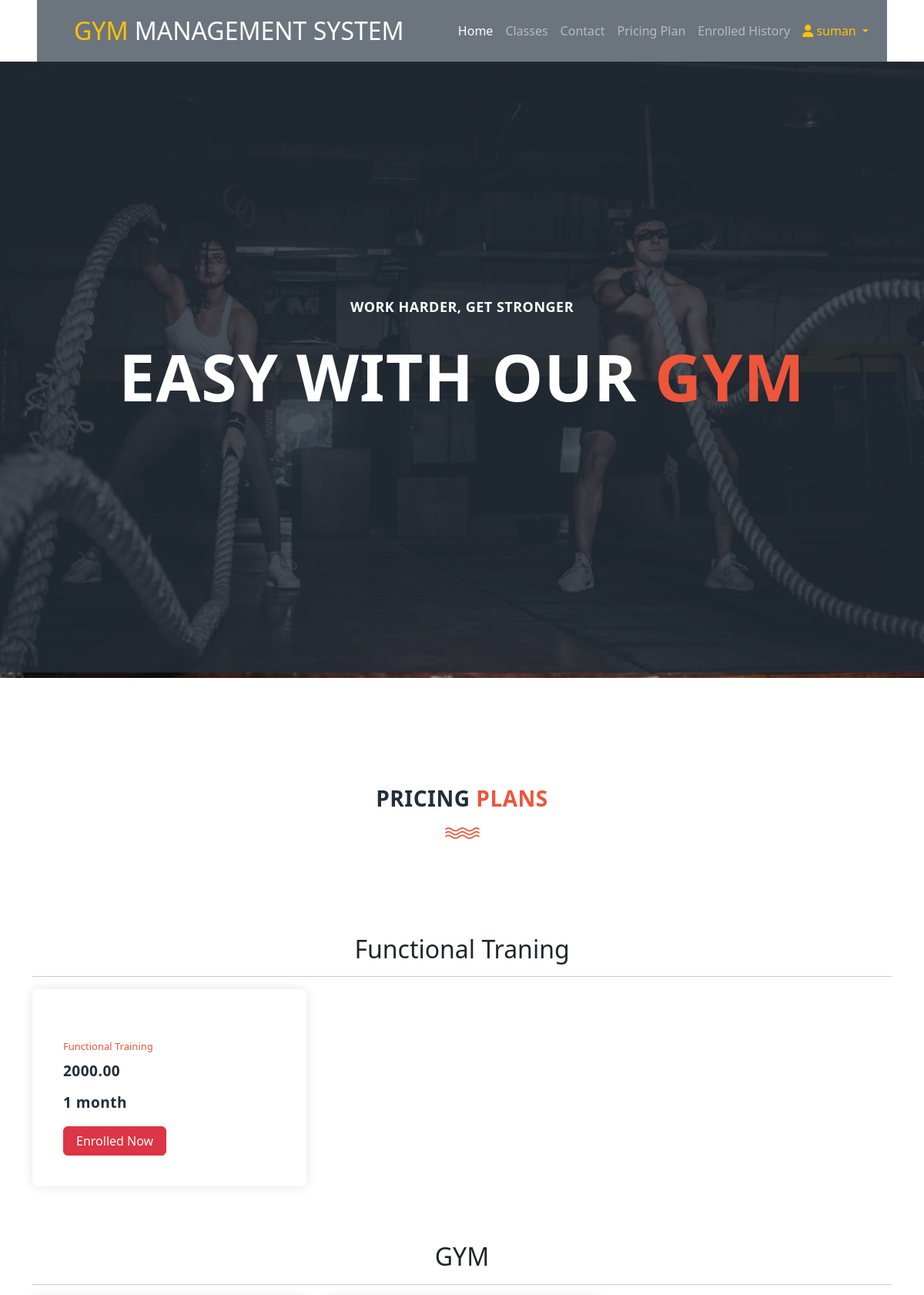
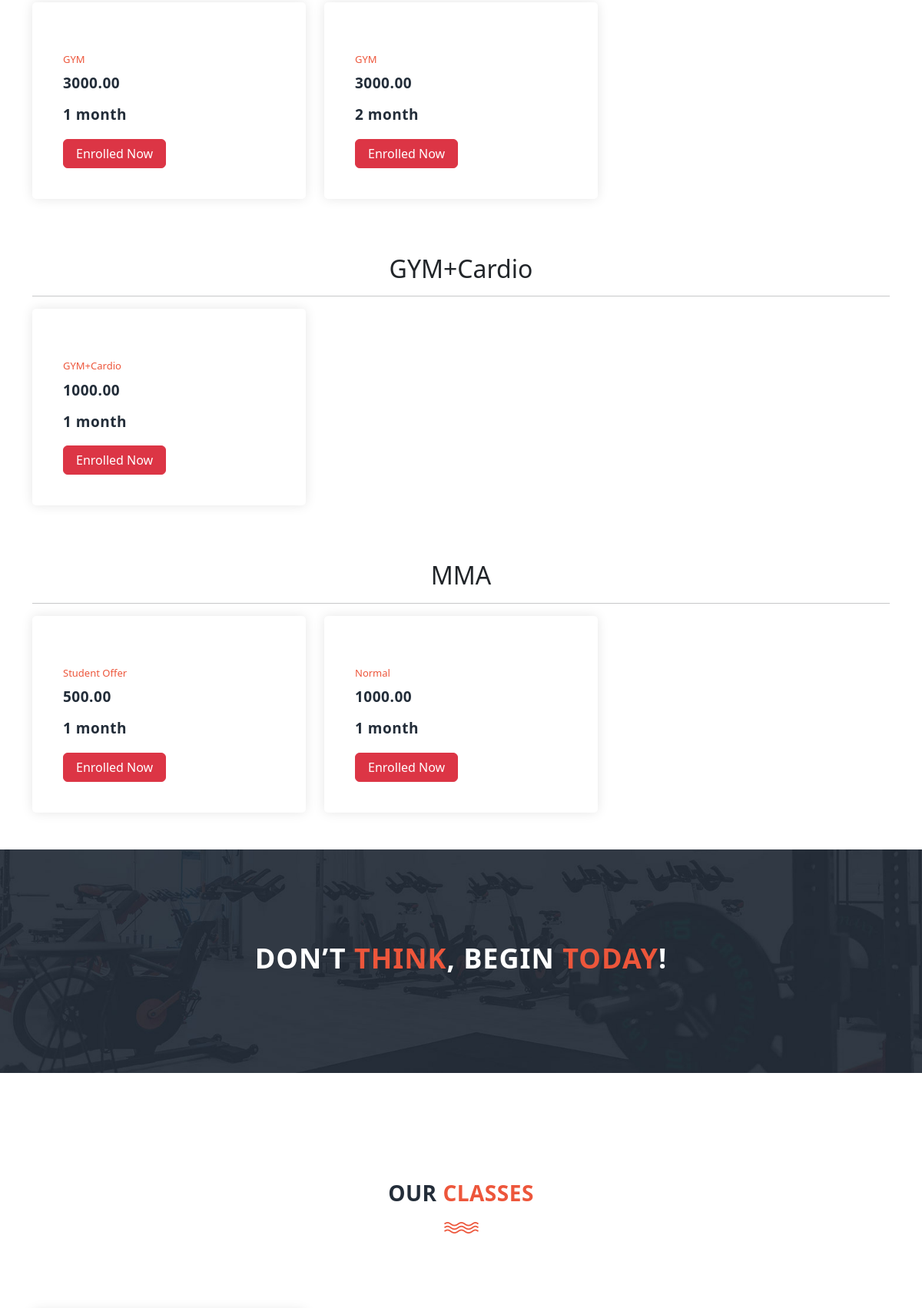
Screenshot of / (signed in, upper part) with the database file from the repository (2 pictures, top to bottom).
### app/models.py (models this page shows, shortened)
class Category(models.Model):
    categoryname = models.CharField(max_length=200, null=True)
    status = models.CharField(max_length=300, null=True)
    creationdate = models.DateTimeField(auto_now_add=True)
    def __str__(self):
        return self.categoryname

class Package(models.Model):
    category = models.ForeignKey(Category, on_delete=models.CASCADE, null=True)
    packagename = models.ForeignKey(Packagetype, on_delete=models.CASCADE, null=True)
    titlename = models.CharField(max_length=200, null=True)
    packageduration = models.CharField(max_length=50, null=True)
    price = models.DecimalField(max_digits=10, decimal_places=2, null=True)
    description = models.TextField(null=True)
    creationdate = models.DateTimeField(auto_now_add=True)

### app/views.py (the view, shortened to what this page needs)
# urls.py: path('', index, name='index'),
def index(request):
    packages = Package.objects.filter().order_by('id')
    grouped_packages = defaultdict(list)
    for package in packages:
        grouped_packages[package.category].append(package)
    print(grouped_packages.items)
    return render(request, 'index.html', {'grouped_packages': dict(grouped_packages)})

### templates/index.html (shortened to what this page needs)
{% extends 'header.html' %}
{% load static %}
{% block main_content %}
<div class="main-banner" id="top">
    <img src="{% static 'assets/images/gymimg.jpg' %}" id="bg-video">
    <div class="video-overlay header-text">
        <div class="caption">
            <h6>work harder, get stronger</h6>
            <h2>easy with our <em>gym</em></h2>
        </div>
    </div>
</div>
{% if request.user.is_authenticated %}
<section class="section" id="trainers">
    <div class="container">
        <div class="row">
            <div class="col-lg-6 offset-lg-3">
                <div class="section-heading">
                    <h2>Pricing <em>Plans</em></h2>
                    <img src="{% static 'assets/images/line-dec.png' %}" alt="">
                </div>
            </div>
        </div>
        <div class="row" >
            {% for category, packages in grouped_packages.items %}
    <div class="container-fluid my-4">
        <div class="row">
            <div class="col-12">
                <h2 class="text-center">{{ category }}</h2>
                <hr>
            </div>
        </div>
        <div class="row">
            {% for i in packages %}
                <div class="col-lg-4 mb-4">
                    <div class="trainer-item">
                        <div class="down-content">
                            <span>{{ i.titlename }}</span>
                            <h4>{{ i.price }}</h4>
                            <h4>{{ i.packageduration }}</h4>
                            <form method="post" action="/apply-enrolled/{{ i.id }}/">
                                <button type="submit" class="btn btn-danger px-3">Enrolled Now</button>
                            </form>
                        </div>
                    </div>
                </div>
            {% endfor %}
        </div>
    </div>
{% endfor %}
        </div>
    </div>
</section>
{% endif%}
<section class="section" id="call-to-action">
    <div class="container">
        <div class="row">
            <div class="col-lg-10 offset-lg-1">
                <div class="cta-content">
                    <h2>Don’t <em>think</em>, begin <em>today</em>!</h2>
                </div>
            </div>
        </div>
    </div>
</section>
<section class="section" id="our-classes">
    <div class="container">
        <div class="row">
            <div class="col-lg-6 offset-lg-3">
                <div class="section-heading">
                    <h2>Our <em>Classes</em></h2>
                    <img src="{% static 'assets/images/line-dec.png' %}" alt="">
                </div>
            </div>
        </div>
    </div>
</section>
<link rel="stylesheet" href="{% static 'assets/css/bootstrap.min.css' %}">
<link href="https://cdn.jsdelivr.net/npm/bootstrap@5.3.3/dist/css/bootstrap.min.css" rel="stylesheet">
{% endblock %}

### templates/header.html (shortened to what this page needs)
{% load static %}
<!DOCTYPE html>
<html lang="en">
<head>
    <link rel="stylesheet" href="{% static 'assets/css/bootstrap.min.css' %}">
    <link rel="stylesheet" href="{% static 'assets/css/font-awesome.css' %}">
    <link rel="stylesheet" href="{% static 'assets/css/templatemo-training-studio.css' %}">
    <link href="https://cdn.jsdelivr.net/npm/bootstrap@5.3.0/dist/css/bootstrap.min.css" rel="stylesheet">
    <link rel="stylesheet" href="https://cdnjs.cloudflare.com/ajax/libs/font-awesome/6.0.0/css/all.min.css" />
</head>
<body>
<div class="container-fluid position-relative nav-bar p-0">
    <div class="position-relative px-lg-5" style="z-index: 9;">
        <nav class="navbar navbar-expand-lg bg-secondary navbar-dark py-3 py-lg-3 pl-3 pl-lg-5">
            <a href="/" class="navbar-brand">
                <h2 class="text-uppercase text-warning mb-0">Gym <span class="text-white">Management System</span></h2>
            </a>
            <div class="collapse navbar-collapse justify-content-between px-3" id="navbarCollapse">
                <ul class="navbar-nav ml-auto py-0">
                    <li class="nav-item"><a href="/" class="nav-link active">Home</a></li>
                    <li class="nav-item"><a href="#our-classes" class="nav-link">Classes</a></li>
                    <li class="nav-item"><a href="#contact-us" class="nav-link">Contact</a></li>
                    {% if request.user.is_authenticated %}
                    <li class="nav-item"><a href="#trainers" class="nav-link">Pricing Plan</a></li>
                    <li class="nav-item"><a href="/enrolled_history/" class="nav-link">Enrolled History</a></li>
                        <li class="nav-item dropdown">
                            <span class="nav-link dropdown-toggle text-warning" >
                                <i class="fa fa-user"></i> {{ request.user.first_name }}
                            </span>
                        </li>
                    {% else %}
                        <li class="nav-item"><a href="/login" class="nav-link">Login</a></li>
                    {% endif %}
                </ul>
            </div>
        </nav>
    </div>
</div>
<div class="main">
    {% block main_content %}
    {% endblock %}
</div>
   <div aria-live="polite" aria-atomic="true" class="position-fixed top-50 start-50 translate-middle p-3" style="z-index: 1080;">
</div>
<link href="https://cdn.jsdelivr.net/npm/bootstrap@5.3.3/dist/css/bootstrap.min.css" rel="stylesheet">
</body>
</html>

### static/assets/css/templatemo-training-studio.css (style rules this page uses)
html, body, div, span, applet, object, iframe, h1, h2, h3, h4, h5, h6, p, blockquote, div pre, a, abbr, acronym, address, big, cite, code, del, dfn, em, font, img, ins, kbd, q, s, samp, small, strike, strong, sub, sup, tt, var, b, u, i, center, dl, dt, dd, ol, ul, li, figure, header, nav, section, article, aside, footer, figcaption { margin: 0; padding: 0; border: 0; outline: 0; }
ul, li { padding: 0; margin: 0; list-style: none; }
header, nav, section, article, aside, footer, hgroup { display: block; }
* { box-sizing: border-box; }
html, body { font-family: 'Poppins', sans-serif; font-weight: 400; background-color: #fff; font-size: 16px; -ms-text-size-adjust: 100%; -webkit-font-smoothing: antialiased; -moz-osx-font-smoothing: grayscale; }
a { text-decoration: none !important; }
h1, h2, h3, h4, h5, h6 { margin-top: 0px; margin-bottom: 0px; }
ul { margin-bottom: 0px; }
html, body { background: #fff; font-family: 'Poppins', sans-serif; }
.section-heading { text-align: center; margin-top: 140px; margin-bottom: 80px; }
.section-heading h2 { font-size: 28px; font-weight: 800; color: #232d39; text-transform: uppercase; letter-spacing: 0.5px; margin-top: 0px; margin-bottom: 0px; }
.section-heading h2 em { font-style: normal; color: #ed563b; }
.section-heading img { margin: 20px auto; }
.main-banner { position: relative; }
#bg-video { min-width: 100%; min-height: 100vh; max-width: 100%; max-height: 100vh; object-fit: cover; z-index: -1; }
.video-overlay { position: absolute; background-color: rgba(35,45,57,0.8); top: 0; left: 0; bottom: 7px; width: 100%; }
.main-banner .caption { text-align: center; position: absolute; width: 80%; left: 50%; top: 50%; transform: translate(-50%,-50%); }
.main-banner .caption h6 { margin-top: 0px; font-size: 18px; text-transform: uppercase; font-weight: 800; color: #fff; letter-spacing: 0.5px; }
.main-banner .caption h2 { margin-top: 30px; margin-bottom: 25px; font-size: 84px; text-transform: uppercase; font-weight: 800; color: #fff; letter-spacing: 1px; }
.main-banner .caption h2 em { font-style: normal; color: #ed563b; font-weight: 900; }
#call-to-action { padding: 120px 0px; background-image: url(../images/cta-bg.jpg); background-position: center center; background-repeat: no-repeat; background-size: cover; text-align: center; }
.cta-content h2 { font-size: 36px; text-transform: uppercase; font-weight: 800; color: #fff; letter-spacing: 1px; }
.cta-content h2 em { font-style: normal; color: #ed563b; }
#our-classes { margin-bottom: 140px; }
#trainers .trainer-item { background-color: #fff; border-radius: 5px; box-shadow: 0px 0px 15px rgba(0,0,0,0.1); padding: 40px; }
#trainers .trainer-item span { font-size: 13px; font-weight: 500; color: #ed563b; display: inline-block; margin-top: 25px; margin-bottom: 10px; }
#trainers .trainer-item h4 { font-size: 19px; font-weight: 600; color: #232d39; letter-spacing: 0.5px; margin-bottom: 18px; }

### rows the page displays
Category: categoryname "Functional Traning"
Package: titlename "Functional Training", price "2000.00", packageduration "1 month"
Category: categoryname "GYM"
Package: titlename "GYM", price "3000.00", packageduration "1 month"
Package: titlename "GYM", price "3000.00", packageduration "2 month"
Category: categoryname "GYM+Cardio"
Package: titlename "GYM+Cardio", price "1000.00", packageduration "1 month"
Category: categoryname "MMA"
Package: titlename "Student Offer", price "500.00", packageduration "1 month"
Package: titlename "Normal", price "1000.00", packageduration "1 month"

### other values shown
{{ request.user.first_name }} "suman"
